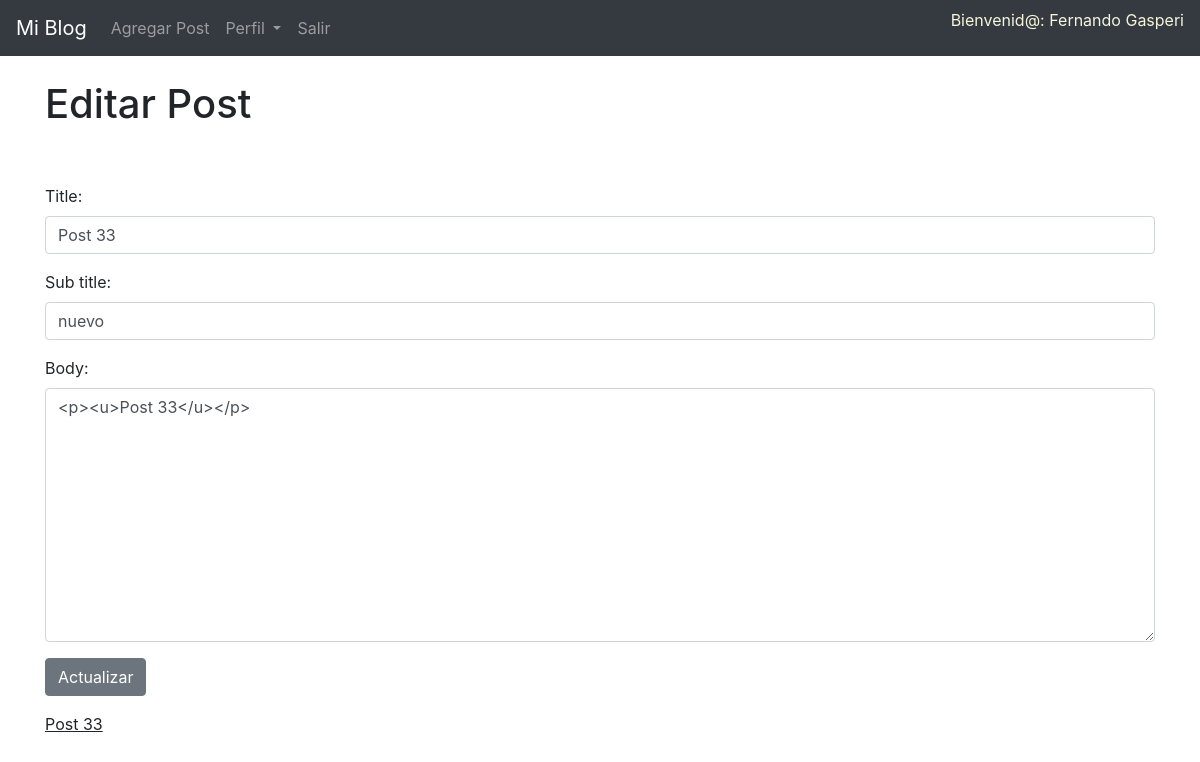
The app's page /article/edit/26 (signed in) with its own data.
### primerblog/models.py (models this page shows, shortened)
class Post(models.Model):
    title = models.CharField(max_length=100)
    header_image = models.ImageField(null=True, blank=True, upload_to="images/")
    sub_title = models.CharField(max_length=100)
    author = models.ForeignKey(User, on_delete=models.CASCADE)
    body = RichTextField(blank=True, null=True)
    post_date = models.DateField(auto_now_add=True)
    likes = models.ManyToManyField(User, related_name="blog_posts")

### primerblog/views.py (the view)
# urls.py: path("article/edit/<int:pk>", UpdatePostView.as_view(), name="update_post"),
class UpdatePostView(UpdateView):
    model = Post
    form_class = EditForm
    template_name = "update_post.html"

### primerblog/forms.py
class EditForm(forms.ModelForm):
    class Meta:
        model = Post
        fields = ('title', 'sub_title', 'body')
        widgets = {
            "title": forms.TextInput(attrs={"class": "form-control", "placeholder": "Escriba un tiulo"}),
            "sub_title": forms.TextInput(attrs={"class": "form-control"}),
            "body": forms.Textarea(attrs={"class": "form-control"}),
            }

### primerblog/templates/update_post.html (shortened to what this page needs)
{% extends "base.html" %}
{% block content %}
{% if user.is_authenticated %}
    <h1>Editar Post</h1>
    <br/><br/>
    <div class="form-group">
        <form method="POST">
            {{ form.as_p }}
            <button class="btn btn-secondary">Actualizar</button>
    </div>
{% else %}
No esta permitido
{% endif %}
{{ post.body|safe }}
{% endblock %}

### primerblog/templates/base.html (shortened to what this page needs)
{% load static %}
<!doctype html>
<html lang="en">
  <head>
    <link rel="stylesheet" href="https://cdn.jsdelivr.net/npm/bootstrap@4.4.1/dist/css/bootstrap.min.css">
  </head>
  <body>
    <nav class="navbar navbar-expand-lg navbar-dark bg-dark">
        <a class="navbar-brand" href="{% url "home" %}">Mi Blog</a>
        <div class="collapse navbar-collapse" id="navbarSupportedContent">
          <ul class="navbar-nav mr-auto">
          {% if user.is_authenticated %}
            <li class="nav-item">
              <a class="nav-link" href="{% url "add_post" %}">Agregar Post</a>
            </li>
            <li class="nav-item dropdown">
              <a class="nav-link dropdown-toggle" href="#" id="navbarDropdown" role="button" data-toggle="dropdown" aria-haspopup="true" aria-expanded="false">
                Perfil
              </a>
            </li>
            <li class="nav-item">
              <a class="nav-link" href="{% url "logout" %}">Salir</a>
            </li>
            </ul>
                  <ul class="navbar-nav ml-auto">
                  <li class="nav-item">
                  <p style="color: beige;"> Bienvenid@: {{ user.first_name}} {{ user.last_name }}</p>
                  </li>
                  </ul>
          {% endif %}
        </div>
      </nav>
<br/>
        <div class="container">
{% block content %}
           {% endblock %}
        </div>
  </body>
</html>

### records on screen
Post: title "Post 33", sub_title "nuevo", body "<p><u>Post 33</u></p>", body "Post 33"

### other values on screen
{{ user.first_name }} "Fernando"
{{ user.last_name }} "Gasperi"
